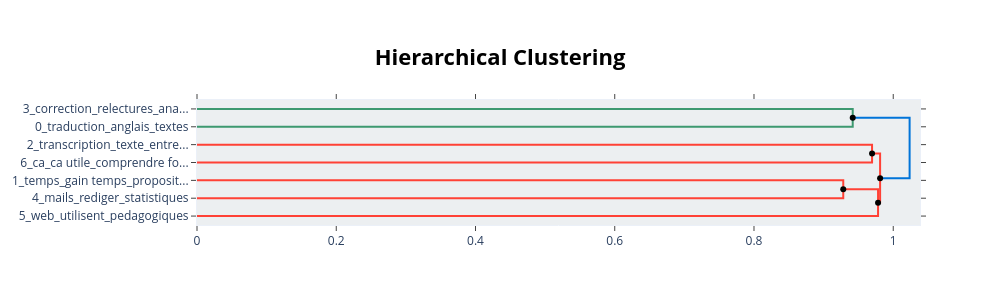
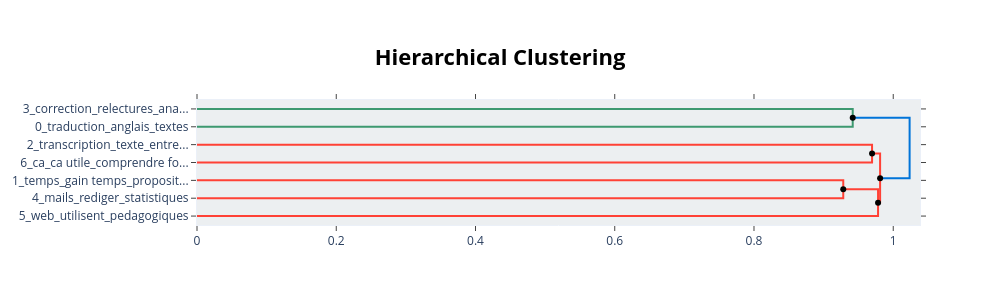

The code cell stored with these charts, in order, in its notebook:
### Markdown cell above
S'il y a des topics à regrouper, on utilisera les lignes de codes ci-dessous (voir la documentation de Bertopic sur [les moyens de réduire les topics](https://maartengr.github.io/BERTopic/getting_started/topicreduction/topicreduction.html#manual-topic-reduction)):

```
topics_to_merge = [1, 2]
topic_model.merge_topics(docs, topics_to_merge)
```

### Code cell
hierarchical_topics = topic_model.hierarchical_topics(texts)
topic_model.visualize_hierarchy(hierarchical_topics=hierarchical_topics)

### Figure 1 — Plotly figure (JSON) as saved in the notebook; plotly's stock layout.template omitted (floating-point values rounded to 4 significant figures)
{"data": [{"hoverinfo": "text", "marker": {"color": "rgb(61,153,112)"}, "mode": "lines", "text": ["correction_relectures_analyse documents_assistance redaction_biblio", "", "", "traduction_anglais_textes_traductions_aide ponctuelle"], "type": "scatter", "x": [0.0, 0.9418, 0.9418, 0.0], "xaxis": "x", "y": [-5.0, -5.0, -15.0, -15.0], "yaxis": "y"}, {"hoverinfo": "text", "marker": {"color": "rgb(255,65,54)"}, "mode": "lines", "text": ["transcription_texte_entretiens_code_analyse", "", "", "ca_ca utile_comprendre fonctionnent_deeple_deeple pallie"], "type": "scatter", "x": [0.0, 0.9696, 0.9696, 0.0], "xaxis": "x", "y": [-25.0, -25.0, -35.0, -35.0], "yaxis": "y"}, {"hoverinfo": "text", "marker": {"color": "rgb(255,65,54)"}, "mode": "lines", "text": ["temps_gain temps_propositions_gain_sourcing", "", "", "mails_rediger_statistiques_rechercher_rapidement"], "type": "scatter", "x": [0.0, 0.9282, 0.9282, 0.0], "xaxis": "x", "y": [-45.0, -45.0, -55.0, -55.0], "yaxis": "y"}, {"hoverinfo": "text", "marker": {"color": "rgb(255,65,54)"}, "mode": "lines", "text": ["temps_gagner temps_gagner_informations_principalement", "", "", "web_utilisent_pedagogiques_aider_cours"], "type": "scatter", "x": [0.9282, 0.9782, 0.9782, 0.0], "xaxis": "x", "y": [-50.0, -50.0, -65.0, -65.0], "yaxis": "y"}, {"hoverinfo": "text", "marker": {"color": "rgb(255,65,54)"}, "mode": "lines", "text": ["transcription_texte_code_entretiens_analyse", "", "", "temps_cours_gagner temps_gagner_informations"], "type": "scatter", "x": [0.9696, 0.9811, 0.9811, 0.9782], "xaxis": "x", "y": [-30.0, -30.0, -57.5, -57.5], "yaxis": "y"}, {"hoverinfo": "text", "marker": {"color": "rgb(0,116,217)"}, "mode": "lines", "text": ["traduction_anglais_redaction_textes_reformulation", "", "", "temps_gagner_gagner temps_ia_transcription"], "type": "scatter", "x": [0.9418, 1.024, 1.024, 0.9811], "xaxis": "x", "y": [-10.0, -10.0, -43.75, -43.75], "yaxis": "y"}, {"hoverinfo": "text", "hovertext": ["temps_gagner temps_gagner_informations_principalement", "transcription_texte_code_entretiens_analyse", "traduction_anglais_redaction_textes_reformulation"], "marker": {"color": "black"}, "mode": "markers", "showlegend": false, "type": "scatter", "x": [0.9282, 0.9696, 0.9418], "y": [-50, -30, -10]}, {"hoverinfo": "text", "hovertext": ["temps_cours_gagner temps_gagner_informations", "temps_gagner_gagner temps_ia_transcription"], "marker": {"color": "black"}, "mode": "markers", "showlegend": false, "type": "scatter", "x": [0.9782, 0.9811], "y": [-57.5, -43.75]}], "layout": {"autosize": false, "height": 305, "hoverlabel": {"bgcolor": "white", "font": {"family": "Rockwell", "size": 16}}, "hovermode": "closest", "plot_bgcolor": "#ECEFF1", "showlegend": false, "title": {"font": {"color": "Black", "size": 22}, "text": "<b>Hierarchical Clustering</b>", "x": 0.5, "xanchor": "center", "yanchor": "top"}, "width": 1000, "xaxis": {"mirror": "allticks", "rangemode": "tozero", "showgrid": false, "showline": true, "showticklabels": true, "ticks": "outside", "type": "linear", "zeroline": false}, "yaxis": {"mirror": "allticks", "range": [-70, 0], "rangemode": "tozero", "showgrid": false, "showline": true, "showticklabels": true, "tickmode": "array", "ticks": "outside", "ticktext": ["3_correction_relectures_ana...", "0_traduction_anglais_textes", "2_transcription_texte_entre...", "6_ca_ca utile_comprendre fo...", "1_temps_gain temps_proposit...", "4_mails_rediger_statistiques", "5_web_utilisent_pedagogiques"], "tickvals": [-5, -15, -25, -35, -45, -55, -65], "type": "linear", "zeroline": false}}}

### Figure 2 — Plotly figure (JSON) as saved in the notebook; plotly's stock layout.template omitted (floating-point values rounded to 4 significant figures)
{"data": [{"hoverinfo": "text", "marker": {"color": "rgb(61,153,112)"}, "mode": "lines", "text": ["correction_relectures_analyse documents_assistance redaction_biblio", "", "", "traduction_anglais_textes_traductions_aide ponctuelle"], "type": "scatter", "x": [0.0, 0.9418, 0.9418, 0.0], "xaxis": "x", "y": [-5.0, -5.0, -15.0, -15.0], "yaxis": "y"}, {"hoverinfo": "text", "marker": {"color": "rgb(255,65,54)"}, "mode": "lines", "text": ["transcription_texte_entretiens_code_analyse", "", "", "ca_ca utile_comprendre fonctionnent_deeple_deeple pallie"], "type": "scatter", "x": [0.0, 0.9696, 0.9696, 0.0], "xaxis": "x", "y": [-25.0, -25.0, -35.0, -35.0], "yaxis": "y"}, {"hoverinfo": "text", "marker": {"color": "rgb(255,65,54)"}, "mode": "lines", "text": ["temps_gain temps_propositions_gain_sourcing", "", "", "mails_rediger_statistiques_rechercher_rapidement"], "type": "scatter", "x": [0.0, 0.9282, 0.9282, 0.0], "xaxis": "x", "y": [-45.0, -45.0, -55.0, -55.0], "yaxis": "y"}, {"hoverinfo": "text", "marker": {"color": "rgb(255,65,54)"}, "mode": "lines", "text": ["temps_gagner temps_gagner_informations_principalement", "", "", "web_utilisent_pedagogiques_aider_cours"], "type": "scatter", "x": [0.9282, 0.9782, 0.9782, 0.0], "xaxis": "x", "y": [-50.0, -50.0, -65.0, -65.0], "yaxis": "y"}, {"hoverinfo": "text", "marker": {"color": "rgb(255,65,54)"}, "mode": "lines", "text": ["transcription_texte_code_entretiens_analyse", "", "", "temps_cours_gagner temps_gagner_informations"], "type": "scatter", "x": [0.9696, 0.9811, 0.9811, 0.9782], "xaxis": "x", "y": [-30.0, -30.0, -57.5, -57.5], "yaxis": "y"}, {"hoverinfo": "text", "marker": {"color": "rgb(0,116,217)"}, "mode": "lines", "text": ["traduction_anglais_redaction_textes_reformulation", "", "", "temps_gagner_gagner temps_ia_transcription"], "type": "scatter", "x": [0.9418, 1.024, 1.024, 0.9811], "xaxis": "x", "y": [-10.0, -10.0, -43.75, -43.75], "yaxis": "y"}, {"hoverinfo": "text", "hovertext": ["temps_gagner temps_gagner_informations_principalement", "transcription_texte_code_entretiens_analyse", "traduction_anglais_redaction_textes_reformulation"], "marker": {"color": "black"}, "mode": "markers", "showlegend": false, "type": "scatter", "x": [0.9282, 0.9696, 0.9418], "y": [-50, -30, -10]}, {"hoverinfo": "text", "hovertext": ["temps_cours_gagner temps_gagner_informations", "temps_gagner_gagner temps_ia_transcription"], "marker": {"color": "black"}, "mode": "markers", "showlegend": false, "type": "scatter", "x": [0.9782, 0.9811], "y": [-57.5, -43.75]}], "layout": {"autosize": false, "height": 305, "hoverlabel": {"bgcolor": "white", "font": {"family": "Rockwell", "size": 16}}, "hovermode": "closest", "plot_bgcolor": "#ECEFF1", "showlegend": false, "title": {"font": {"color": "Black", "size": 22}, "text": "<b>Hierarchical Clustering</b>", "x": 0.5, "xanchor": "center", "yanchor": "top"}, "width": 1000, "xaxis": {"mirror": "allticks", "rangemode": "tozero", "showgrid": false, "showline": true, "showticklabels": true, "ticks": "outside", "type": "linear", "zeroline": false}, "yaxis": {"mirror": "allticks", "range": [-70, 0], "rangemode": "tozero", "showgrid": false, "showline": true, "showticklabels": true, "tickmode": "array", "ticks": "outside", "ticktext": ["3_correction_relectures_ana...", "0_traduction_anglais_textes", "2_transcription_texte_entre...", "6_ca_ca utile_comprendre fo...", "1_temps_gain temps_proposit...", "4_mails_rediger_statistiques", "5_web_utilisent_pedagogiques"], "tickvals": [-5, -15, -25, -35, -45, -55, -65], "type": "linear", "zeroline": false}}}
